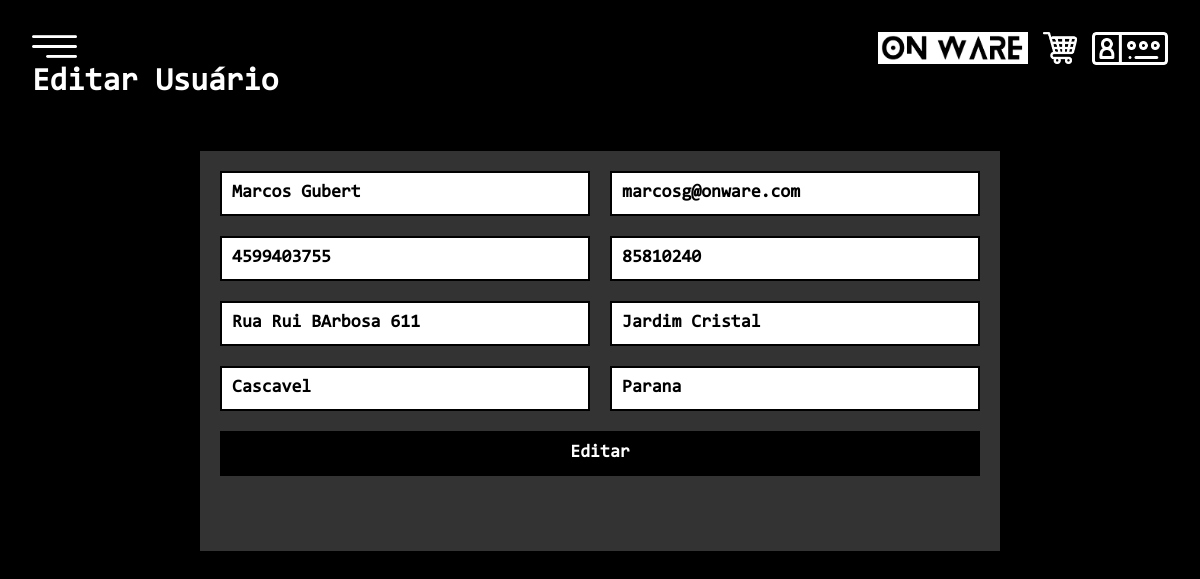
/U_usuario.php?id_usuario=3, run on the app's committed database.
### tables this page shows
CREATE TABLE IF NOT EXISTS `usuario` (
  `id_usuario` int(11) NOT NULL AUTO_INCREMENT,
  `nome` varchar(50) DEFAULT NULL,
  `email` varchar(50) DEFAULT NULL,
  `usuario` varchar(20) DEFAULT NULL,
  `senha` varchar(220) DEFAULT NULL,
  `cpf` bigint(20) NOT NULL,
  `nasc` varchar(20) DEFAULT NULL,
  `telefone` bigint(20) DEFAULT NULL,
  `cep` bigint(20) NOT NULL,
  `endereco` varchar(220) DEFAULT NULL,
  `bairro` varchar(220) DEFAULT NULL,
  `cidade` varchar(220) DEFAULT NULL,
  `estado` varchar(220) DEFAULT NULL,
  `nivel` int(2) DEFAULT '0',
  `criado` date DEFAULT NULL,
  `modified` date DEFAULT NULL,
  PRIMARY KEY (`id_usuario`),
  UNIQUE KEY `cpf` (`cpf`)
);

### U_usuario.php (the view, shortened to what this page needs)
<?php
include_once("conexao.php");
$id_usuario = filter_input(INPUT_GET, 'id_usuario', FILTER_SANITIZE_NUMBER_INT);
$result_usuario = "SELECT * FROM usuario WHERE id_usuario = '$id_usuario'";
$resultado_usuario = mysqli_query($conexao, $result_usuario);
$row_usuario = mysqli_fetch_assoc($resultado_usuario);
?>
<!DOCTYPE html>
<html lang="pt-br">
<head>
	<link rel="stylesheet" type="text/css" href="CSS/style.css">
</head>
<body>
	<div class="menu">
		<a href="#"><img src="IMG/menu.png" width="45px"></a>
	</div>
	<div class="menu-direito">
		<a href="index.php"><img class="logo" src="IMG/logo.png"/></a>
		<a href="carrinho.php"><img class="carrinho-botao" src="IMG/carrinho.png"/></a>
		<?php
		if(!empty($_SESSION['usuario'])){
			echo "<a href='login.php' class='usuario-logado'>" . $_SESSION['usuario'] . "</a>";
		}
		else{
			echo "<a href='login.php'><img class='login-botao' src='IMG/logo-login.png'/></a>";
		}
		?>
    </div>
	<nav>
		<ul>
			<li><a href="crie.php">Crie</a></li>
			<li><a href="produtos.php">Produtos</a></li>
			<li><a href="sobre.php">Sobre</a></li>
		</ul>
	</nav>
	<div class="corpo">
		<h1>Editar Usuário</h1>
<div class="corpo-formulario">
        <div class="formulario" id="formulario">
		<form method="POST" action="P_U_usuario.php">
			<div class="linha">
					<div class="coluna-2">
						<input type="text" name="nome" minlength="2" maxlength="40" class="text" value="<?php echo $row_usuario['nome']; ?>" placeholder="<Nome Completo?>">
					</div>
					<div class="coluna-2">
						<input style="text-transform: lowercase;" type="email" name="email" minlength="2" maxlength="40" class="text" value="<?php echo $row_usuario['email']; ?>" placeholder="Email">
					</div>
				</div>
				<div class="linha">
					<div class="coluna-2">
						<input type="number" name="telefone" class="text" value="<?php echo $row_usuario['telefone']; ?>" placeholder="Telefone">
					</div>
					<div class="coluna-2">
						<input type="number" name="cep" class="text" value="<?php echo $row_usuario['cep']; ?>" placeholder="CEP">
					</div>
				</div>
				<div class="linha">
					<div class="coluna-2">
						<input type="text" name="endereco" minlength="2" maxlength="50" class="text" value="<?php echo $row_usuario['endereco']; ?>" placeholder="Endereço">
					</div>
					<div class="coluna-2">
						<input type="text" name="bairro" minlength="2" maxlength="40" class="text" value="<?php echo $row_usuario['bairro']; ?>" placeholder="Bairro">
					</div>
				</div>
				<div class="linha">
					<div class="coluna-2">
						<input type="text" name="cidade" minlength="2" maxlength="40" class="text" value="<?php echo $row_usuario['cidade']; ?>" placeholder="Cidade">
					</div>
					<div class="coluna-2">
						<input type="text" name="estado" minlength="2" maxlength="40" class="text" value="<?php echo $row_usuario['estado']; ?>" placeholder="Estado">
					</div>
				</div>
				<div class="linha">
					<div class="coluna-1">
						<input type="submit" name="Editar" value="Editar">
					</div>
				</div>
		</form>
		</div>
		</div>
		</div>
</body>
</html>

### CSS/style.css (style rules this page uses)
* { margin: 0; padding: 0; }
body { margin: 0; padding: 0; background: #222; }
.menu { left: 2rem; top: 1.5rem; width: 1.5rem; height: .7rem; position: fixed; z-index: 2; cursor: pointer; }
.menu img { max-width: 45px; }
nav { position: fixed; height: 100%; width: 65%; }
nav::before { content: ''; display: inline-block; width: 0; height: 100%; vertical-align: middle; }
nav ul { width: 80%; display: inline-block; vertical-align: middle; }
nav ul li { display: block; line-height: 2; font-size: .8rem; padding-left: 20%; cursor: pointer; letter-spacing: 2px; }
nav ul li a { font-family: 'Blanka'; font-size: 25px; font-weight: bold; color: #ffffff; text-decoration: none; padding: 10px; text-transform: uppercase; }
.corpo { font-family: consolas; position: fixed; top: 0; right: 0; left: 0; bottom: 0; background-color: #000; color: #fff; padding: 4rem 2rem; overflow: auto; transition: 1s ease; }
.menu-direito { max-width: 600px; right: 2rem; top: 2rem; position: fixed; z-index: 2; cursor: pointer; justify-content: center; }
.logo { max-width: 150px; position: relative; cursor: pointer; z-index: 2; float: left; }
.carrinho-botao { position: relative; cursor: pointer; z-index: 2; float: left; max-width: 34px; margin: 0 15px; }
.login-botao { position: relative; cursor: pointer; z-index: 2; float: left; max-width: 76px; }
*, *::after, *::before { box-sizing: border-box; }
.corpo-formulario { margin-top: 50px; padding: 0; display: flex; justify-content: center; align-items: center; min-height: 10vh; font-family: consolas; }
.formulario { box-sizing: border-box; cursor: pointer; width: 800px; min-height: 400px; background: #333; color: #fff; }
form { padding: 20px; font-size: 20px; box-sizing: border-box; }
form .linha { display: flex; flex-wrap: wrap; }
form .linha .coluna-2 { min-width: calc(50% - 10px); box-sizing: border-box; margin-bottom: 20px; }
form .linha .coluna-2:nth-child(odd) { margin-right: 10px; }
form .linha .coluna-2:nth-child(even) { margin-left: 10px; }
form .linha .coluna-1 { width: 100%; box-sizing: border-box; margin-bottom: 20px; }
.formulario input.text, .formulario textarea, .formulario select, .formulario input { width: 100%; border: 2px solid #000; padding: 10px; outline: none; color: #000; box-sizing: border-box; font-weight: bold; font-size: 18px; font-family: consolas; resize: none; }
.formulario input[type="submit"] { border: 2px solid #000; padding: 10px; font-size: 18px; box-sizing: border-box; font-weight: bold; font-size: 18px; font-family: consolas; outline: none; cursor: pointer; background: #000; color: #fff; }
.formulario form { visibility: visible; display: block; }

### data on the page
usuario: nome "Marcos Gubert", email "marcosg@onware.com", telefone "4599403755", cep "85810240", endereco "Rua Rui BArbosa 611", bairro "Jardim Cristal", cidade "Cascavel", estado "Parana"
